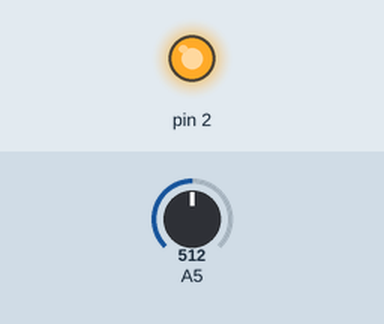
Recording of a sketch running on a simulated Arduino Uno, built with avr-gcc and run on an emulated ATmega328P. Parts: output pins drawn as LEDs (lit = HIGH). Inputs (shaded band) come from the test bench; at power-on: A5 = 512. What the sketch prints to the serial monitor is not drawn.

Above: at 0.1 s.
Timing chart, 0 to 1.6 s (numbered marks = the images above):
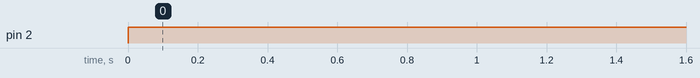

Measured:
- by itself, pin 2: LOW → HIGH at 0.00 s

The sketch:

main.ino
```cpp
const int r = 13;
const int g = 12;
const int b = 11;
bool shoot = false;
void setup() {
  // put your setup code here, to run once:
  Serial.begin(9600);
  pinMode(2, OUTPUT);
}

void loop() {
//  thing = map(thing, 800, 1023, 0, 2);
/*
  if (30 < thing && thing < 100) {
    color(0,255,255);
  } else {
    color(0,255,0);
  }
*/
  digitalWrite(2, HIGH);
  if (analogRead(A5) > 0)
    {
        shoot = true;
    }
  else
  {
    shoot = false;
  }
  Serial.println(shoot);
  /*
  int thing = analogRead(A4);
  Serial.println(thing);
    delay(17);
    */
}
```
